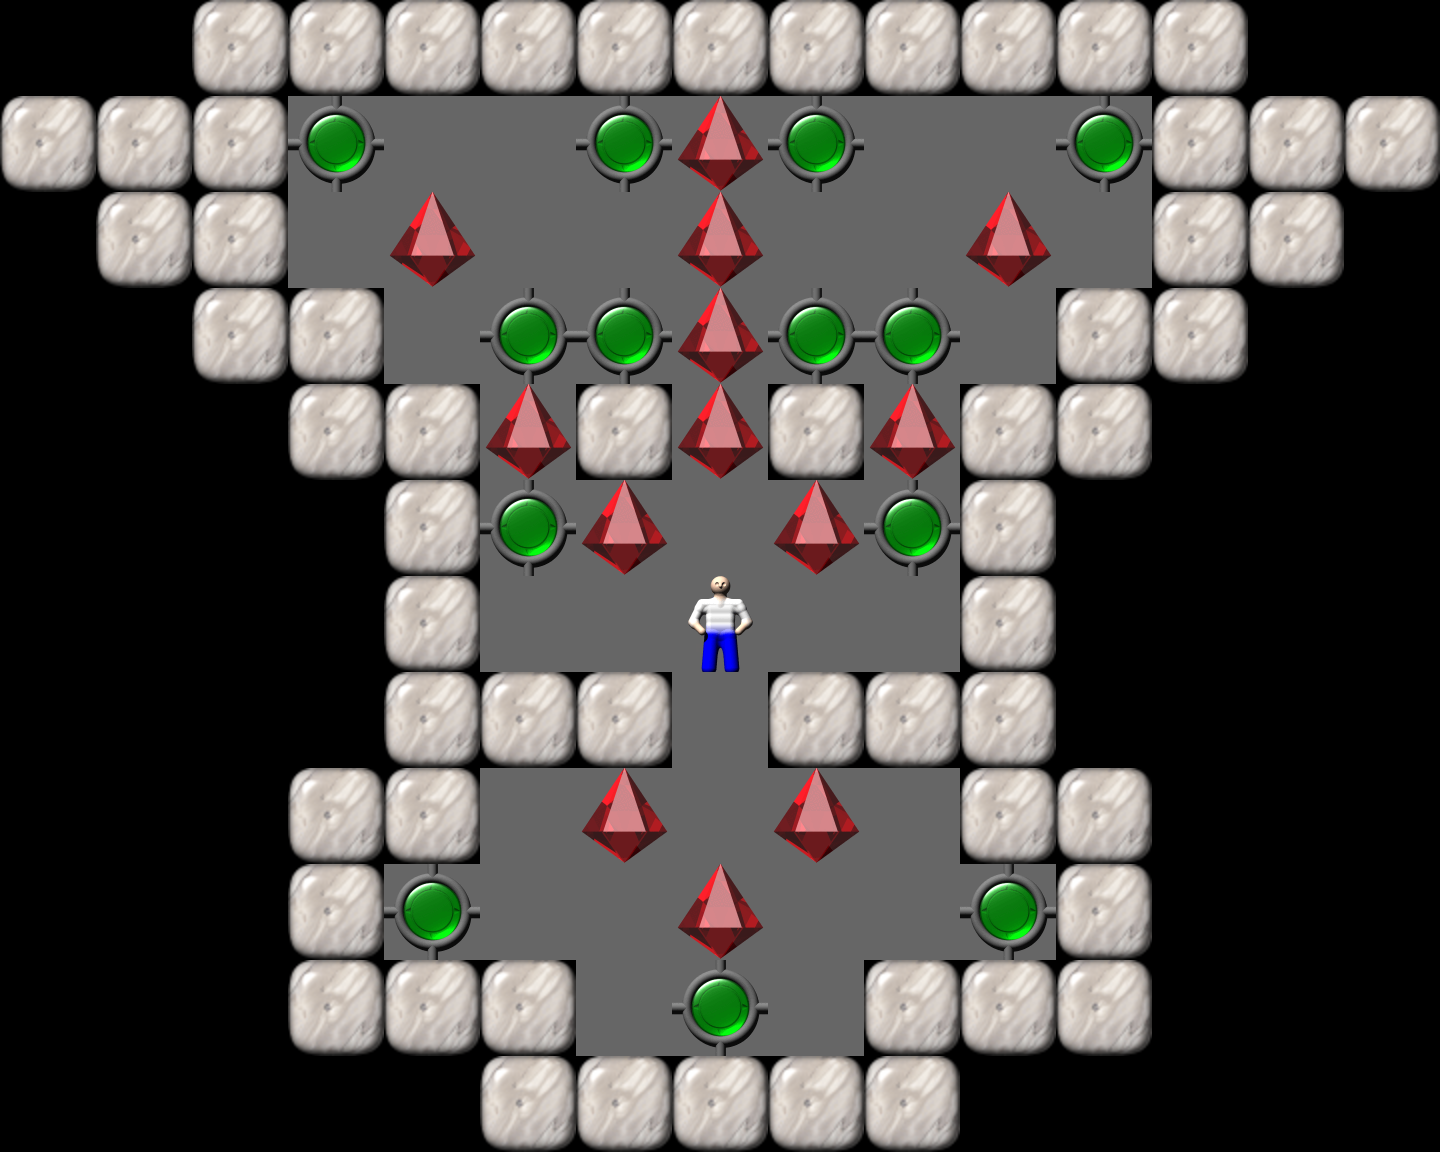

The image is a tile-based game level rendered from a .tmx file. Its description and source (layers, tilesets, objects; grid data summarised) follow:
An orthogonal 15x12 tile map with 96x96 px tiles, 1 tile layer (Tile Layer 1).

<map version="1.0" orientation="orthogonal" width="15" height="12" tilewidth="96" tileheight="96">
  <properties>
    <property name="Title" value="5" />
  </properties>
  <tileset source="Sokoban.tsx" firstgid="1" />
  <layer name="Tile Layer 1" width="15" height="12">
    <data>[180 cells, 180 non-empty, 6 distinct tile ids]</data>
  </layer>
</map>
